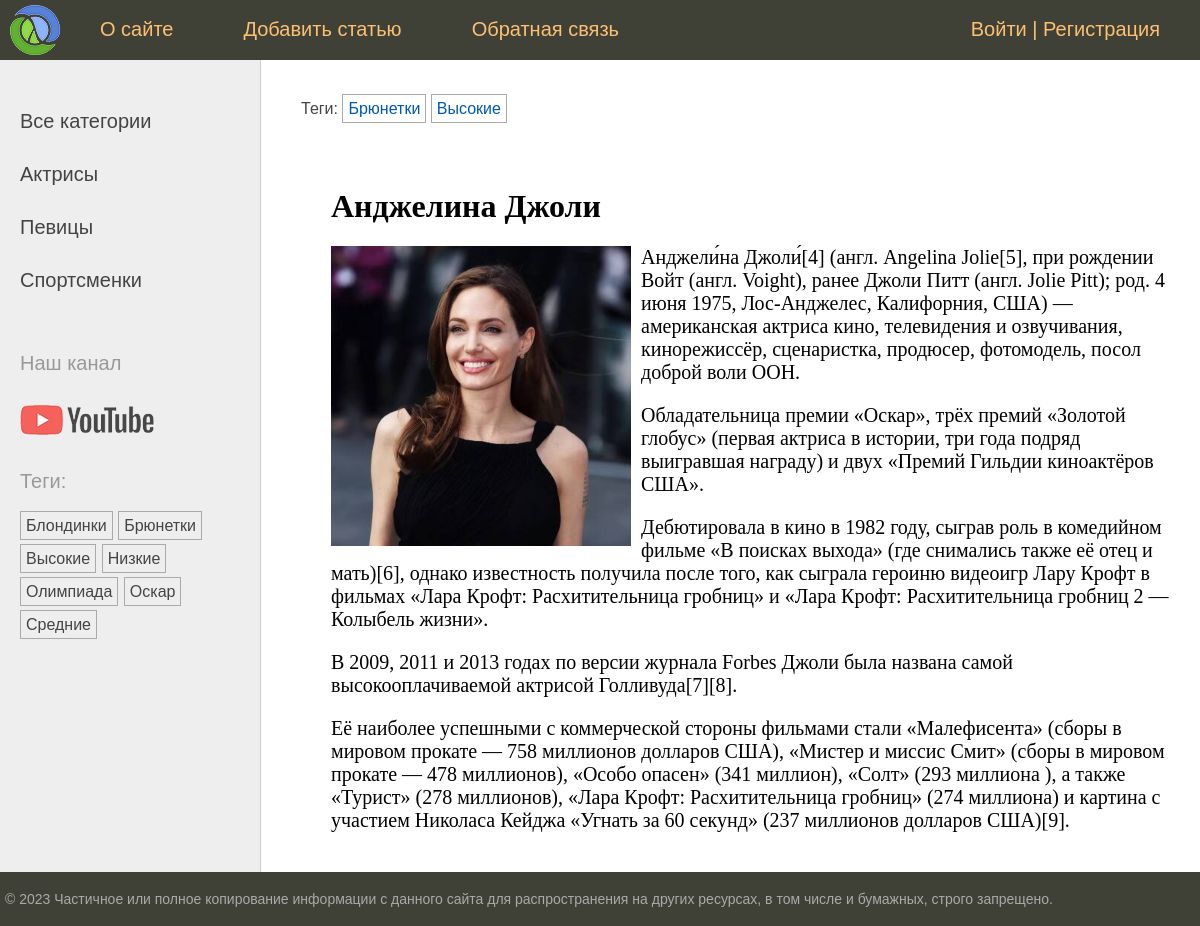
/post/andzhelina-dzholi/, run on an earlier commit of the app's database.
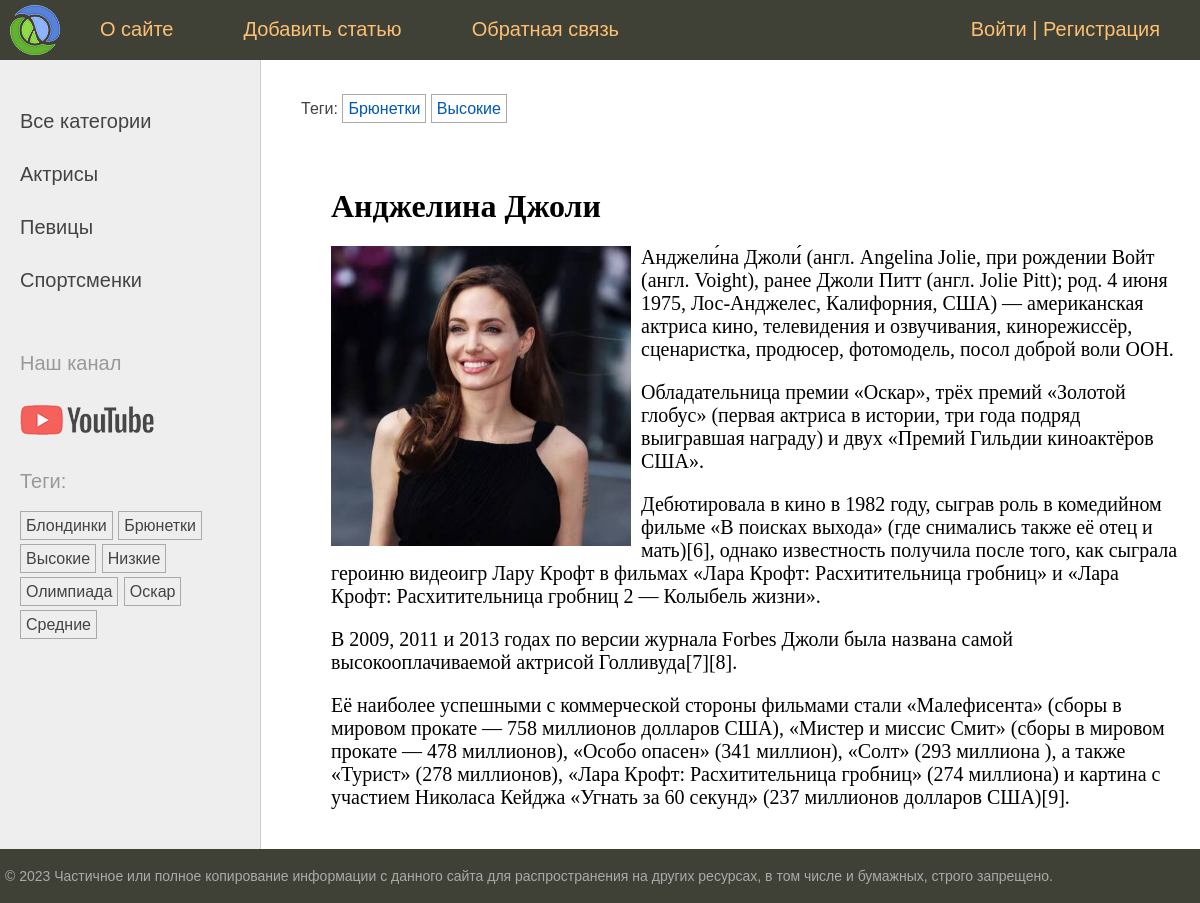
And on a later commit of the database.
### women/models.py (models this page shows, shortened)
class Women(models.Model):
    class Status(models.IntegerChoices):
        DRAFT = 0, 'Черновик'
        PUBLISHED = 1, 'Опубликовано'
    title = models.CharField(max_length=255, verbose_name='Заголовок', validators=[])
    slug = models.SlugField(max_length=255, unique=True, db_index=True, verbose_name='Slug',
                            validators=[
        MinLengthValidator(5, message='Минимум 5 символов'),
        MaxLengthValidator(100, message='Максимум 100 символов'),
                                        ]
                            )
    photo = models.ImageField(upload_to='photos/%Y-%m-%d', default=None, null=True, blank=True, verbose_name='Фото')
    content = models.TextField(blank=True, verbose_name='Текст статьи')
    time_create = models.DateTimeField(auto_now_add=True, verbose_name='Время создания')
    time_update = models.DateTimeField(auto_now=True, verbose_name='Время обновления')
    is_published = models.BooleanField(choices=tuple(map(lambda x: (bool(x[0]), x[1]), Status.choices)),
                                       default=Status.DRAFT, verbose_name='Статус')
    cat = models.ForeignKey('Category', on_delete=models.PROTECT, related_name='posts', verbose_name='Категория')
    tags = models.ManyToManyField('TagPost', blank=True, related_name='tags', verbose_name='Тег')
    husband = models.OneToOneField('Husband', on_delete=models.SET_NULL, null=True, blank=True,
                                   related_name='woman', verbose_name='Муж')
    author = models.ForeignKey(get_user_model(), on_delete=models.SET_NULL, related_name='posts', null=True, default=None)
    objects = models.Manager()
    published = PublishedManager()
    class Meta:
        verbose_name = 'Известные женщины'
        verbose_name_plural = 'Известные женщины'
        ordering = ['-time_create']
        indexes = [
            models.Index(fields=['-time_create']),
        ]

### women/views.py (the view)
# urls.py: path('post/<slug:post_slug>/', ShowPost.as_view(), name='post'),
class ShowPost(DataMixin, DetailView):
    template_name = 'women/post.html'
    slug_url_kwarg = 'post_slug'  # Если фигурирует pk, то переменная будет pk_url_kwarg.
    context_object_name = 'post'
    def get_context_data(self, **kwargs):
        context = super().get_context_data(**kwargs)
        return self.get_mixin_context(context, title=context['post'].title)
    def get_object(self, queryset=None):
        return get_object_or_404(Women.published, slug=self.kwargs[self.slug_url_kwarg])

### users/context_processors.py (called while the page is built)
def get_women_context(request: HttpRequest) -> dict[str, list[dict[str, str]]]:
    return {'mainmenu': menu}

### women/models.py (called while the page is built)
    def get_queryset(self) -> models.QuerySet:
        return super().get_queryset().filter(is_published=Women.Status.PUBLISHED)

    def get_absolute_url(self):
        return reverse('category', kwargs={'cat_slug': self.slug})

    def get_absolute_url(self):
        return reverse('tag', kwargs={'tag_slug': self.slug})

### women/templatetags/women_tags.py (called while the page is built)
@register.inclusion_tag('women/list_categories.html')
def show_categories(cat_selected: int = 0) -> dict[str, Category | int]:
    cats = Category.objects.annotate(total=Count('posts')).filter(total__gt=0)
    return {'cats': cats, 'cat_selected': cat_selected}

@register.inclusion_tag('women/list_tags.html')
def show_all_tags() -> dict[str, TagPost]:
    return {'tags': TagPost.objects.annotate(total=Count('tags')).filter(total__gt=0)}

### women/utils.py (called while the page is built)
    def get_mixin_context(self, context: dict[str, Any], **kwargs: Any) -> dict[str, Any]:
        context['cat_selected'] = None
        context.update(kwargs)
        return context

### women/templates/women/post.html
{% extends 'base.html' %}
{% block breadcrumbs %}
    {% with post.tags.all as tags %}
        {% if tags %}
            <ul class="tags-list">
                <li>Теги: </li>
                {% for t in tags %}
                    <li><a href="{{ t.get_absolute_url }}">{{ t.tag }}</a></li>
                {% endfor %}
            </ul>
        {% endif %}
    {% endwith %}
{% endblock %}
{% block content %}
    <h1>{{ post.title }}</h1>
    {% if post.photo %}
        <p><img class="img-article-left" src="{{ post.photo.url }}"></p>
    {% endif %}
    {{ post.content|linebreaks }}
{% endblock %}

What changed in the data, as far as the page shows it:
changed Women "Анджелина Джоли": content "Анджели́на Джоли́[4] (англ. Angelina Jolie[5], при рождении Войт (англ.…" → "Анджели́на Джоли́ (англ. Angelina Jolie, при рождении Войт (англ.…"
